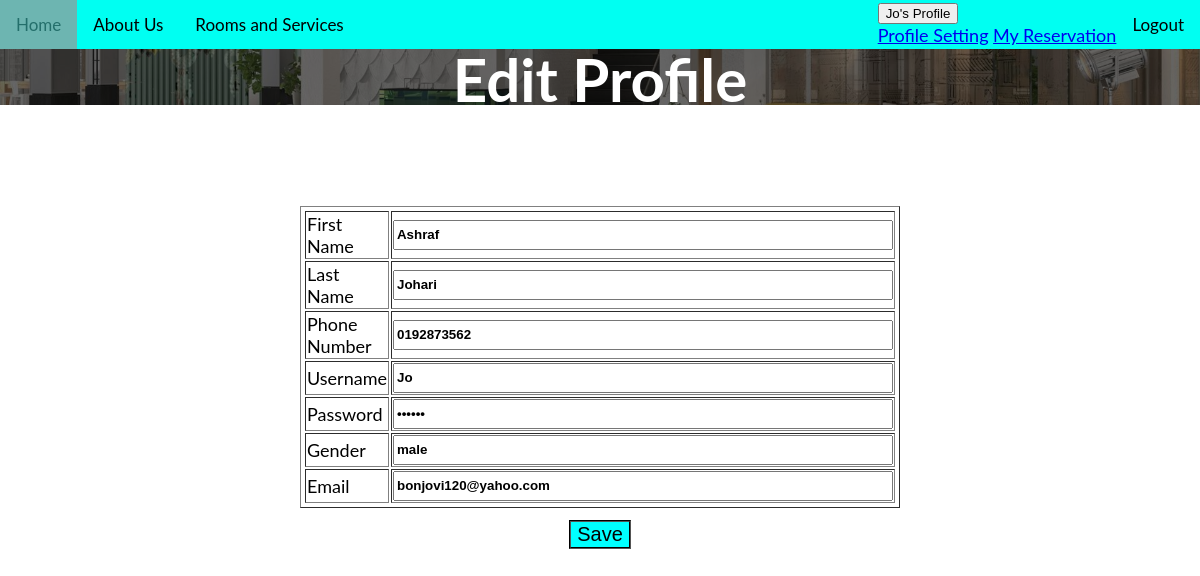
The page /customeredit.php (signed in) on the database its author committed.
### tables this page shows
CREATE TABLE `user` (
  `userID` int(11) NOT NULL,
  `fName` varchar(50) NOT NULL,
  `lName` varchar(50) NOT NULL,
  `phone` varchar(50) NOT NULL,
  `username` varchar(50) NOT NULL,
  `password` varchar(50) NOT NULL,
  `gender` varchar(50) NOT NULL,
  `email` varchar(50) NOT NULL
);

### customeredit.php (the view, shortened to what this page needs)
<?php
	include "db_connect.php";
	if(isset($_SESSION['userID'])){
		$id = $_SESSION['userID'];
		$sql = "SELECT * FROM user WHERE userID = $id";
		$result = mysqli_query($connect,$sql);
		$row = mysqli_fetch_assoc($result);
    }
    if(isset($_SESSION['userID'])){
?>
<!DOCTYPE html>
<html>
<head>
  	<link rel="stylesheet" type="text/css" href="custEditCSS.css">
  	<link rel="stylesheet" type="text/css" href="profilesetting.css">
    <link rel="stylesheet" type="text/css" href="style.css">
</head>
<body>
<ul class="ulNav">
    <li class="liNav"><a class="active" href="homepage.php">Home</a></li>
    <li class="liNav"><a href="aboutus.php">About Us</a></li>
    <li class="liNav"><a href="rooms.php">Rooms and Services</a></li>
    <?php
        if(isset($_SESSION['uname'])):?>
        <li style="float:right"> <a href="logout.php">Logout</a></li>
            <div class="dropdown" style="float:right">
                <button class="dropbtn"><?php echo $_SESSION['uname'] ."'s Profile";?></button>
                <div class="dropdown-content">
                    <a href="Profilesetting.php">Profile Setting</a>
                    <a href="Reservation.php">My Reservation</a>
                </div>
            </div>
        <?php
        else:?>
        <li style="float:right"><a class="active" href="login.php">Log In</a></li>
        <li style="float:right"><a class="active" href="Signup.php">Sign Up</a></li>
        <?php
        endif;
        ?>
</ul>
<div class="containerText">
    <img src="pics/roomHeader.jpg" alt="Hotel Homepage" style="width: 100%; height : 13%; filter: brightness(40%);">
    <div class="centeredText">
        <h1 style="font-size:60px">Edit Profile</h1>
    </div>
</div>
<br><br><br>
    <form method="POST">
        <center>
          <fieldset class="fieldset">
            <table border="1" style="padding: 2px;">
                <tr><td>First Name</td><td><input class="input" type="text" name="fname" value="<?php echo $row["fName"];?>"></td></tr>
                <tr><td>Last Name</td><td><input class="input" type="text" name="lname" value="<?php echo $row["lName"];?>"></td></tr>
                <tr><td>Phone Number</td><td><input class="input" type="text" name="phone" value="<?php echo $row["phone"];?>"></td></tr>
                <tr><td>Username</td><td><input class="input" type="text" name="uname" value="<?php echo $row["username"];?>"></td></tr>
                <tr><td>Password</td><td><input class="input" type="password" name="pass" value="<?php echo $row["password"];?>"></td></tr>
                <tr><td>Gender</td><td><input class="input" type="text" name="gender" value="<?php echo $row["gender"];?>"></td></tr>
                <tr><td>Email</td><td><input class="input" type="text" name="email" value="<?php echo $row["email"];?>"></td></tr>
            </table>
            <button name="submit" class="button">Save</button>
            </fieldset>
        </center>
    </form>
</body>
</html>
<?php
    exit();
    }else
    header("location: login.php");
?>

### custEditCSS.css (style rules this page uses)
.button { background-color: cyan; border-style: groove; font-size: 20px; margin-top: 2%; }
.fieldset { margin-top: 2%; width: 20%; height: 250px; border: none; }
.input { height: 30px; width: 500px; font-weight: bold; }

### style.css (style rules this page uses)
* { box-sizing: border-box; }
body { font-family: 'Lato'; font-size: 18px; margin: 0; height: 100%; }
.containerText { position: relative; text-align: center; color: rgb(255, 255, 255); }
.centeredText { position: absolute; top: 50%; left: 50%; transform: translate(-50%, -50%); }
.ulNav { list-style-type: none; margin: 0; padding: 0; overflow: hidden; background-color: rgb(0, 255, 242); }
.liNav { float: left; }
li a { display: block; color: rgb(0, 0, 0); text-align: center; padding: 14px 16px; text-decoration: none; font-size: 17px; }

### rows shown on the page
user: fname "Ashraf", lname "Johari", phone "0192873562", uname "Jo", gender "male", email "bonjovi120@yahoo.com"

### other values the page prints
$_SESSION['uname'] "Jo"
